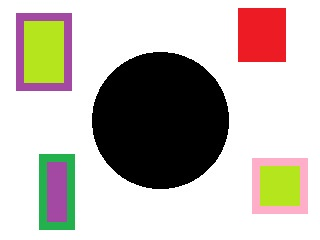
#> input picture ComputerVisionTrainneProgram/T020/Imagens/original.jpg, 320 x 240 px
$ python main.py
#> lines starting #> are read from the running program, lines starting #| are printed output that depends on the picture; after the words box and inside, x2 and y2 are one past the last pixel; in counts of white or black regions, pixels touching at a corner belong together
import cv2 as cv
import numpy as np
from numba import njit

@njit
def region_growing(img, seed):
    linhas, colunas = img.shape
    xc, yc = seed # semente
    img_seg = np.zeros_like(img) # matriz da região segmentada
    img_seg[xc,yc] = 255 # posiciona a semente na imagem

    # controle de crescimento
    px_atual = 0
    px_anterior = 1

    # loop até o final do crescimento da região
    while px_anterior != px_atual:
        px_anterior = px_atual
        px_atual = 0
        for linha in range(linhas):
            for coluna in range(colunas):
                if img_seg[linha, coluna] == 255:
                    if img[linha-1, coluna-1] < 127:
                        img_seg[linha-1, coluna-1] = 255
                        px_atual += 1
                    if img[linha-1, coluna] < 127:
                        img_seg[linha-1, coluna] = 255
                        px_atual += 1
                    if img[linha-1, coluna+1] < 127:
                        img_seg[linha-1, coluna+1] = 255
                        px_atual += 1
                    if img[linha, coluna-1] < 127:
                        img_seg[linha, coluna-1] = 255
                        px_atual += 1
                    if img[linha, coluna+1] < 127:
                        img_seg[linha, coluna+1] = 255
                        px_atual += 1
                    if img[linha+1, coluna-1] < 127:
                        img_seg[linha+1, coluna-1] = 255
                        px_atual += 1
                    if img[linha+1, coluna] < 127:
                        img_seg[linha+1, coluna] = 255
                        px_atual += 1
                    if img[linha+1, coluna+1] < 127:
                        img_seg[linha+1, coluna+1] = 255
                        px_atual += 1
    return img_seg

if __name__ == '__main__':

    # ler imagem 320x240
    img = cv.imread('Imagens/original.jpg')
#> img is the input picture: shape (240, 320, 3); mean B, G, R 178.2, 186.4, 193.1

    # transforma para níveis de cinza
    img_grayscale = cv.cvtColor(img, cv.COLOR_BGR2GRAY)
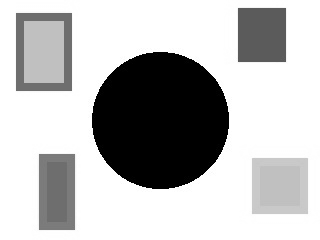
#> img_grayscale: shape (240, 320); min 0, max 255, mean 187.5

    # Semente
    seed = (int(img_grayscale.shape[0]/2), int(img_grayscale.shape[1]/2))
#> seed = (120, 160)
    img_aux = img_grayscale.copy()
    img_aux[seed] = 255 # posiciona a semente na imagem
#> img_aux: shape (240, 320); under 0.01% of pixels changed, all inside (x1, y1, x2, y2) = (160, 120, 161, 121)

    # Crescimento de regiões
    img_seg = region_growing(img_grayscale, seed)
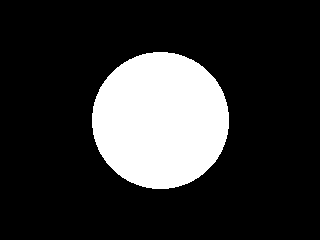
#> img_seg: shape (240, 320); 19.2% white; 1 white region, box (x1, y1, x2, y2) and area: (92, 52, 229, 189) 14744

    # mostra imagem original e resuldados
    cv.imshow('Imagem original', img)
    cv.imshow('Imagem em tons de cinza', img_grayscale)
    cv.imshow('Imagem com semente posicionada', img_aux)
    cv.imshow('Imagem Segmentada', img_seg)
    cv.waitKey(0)
